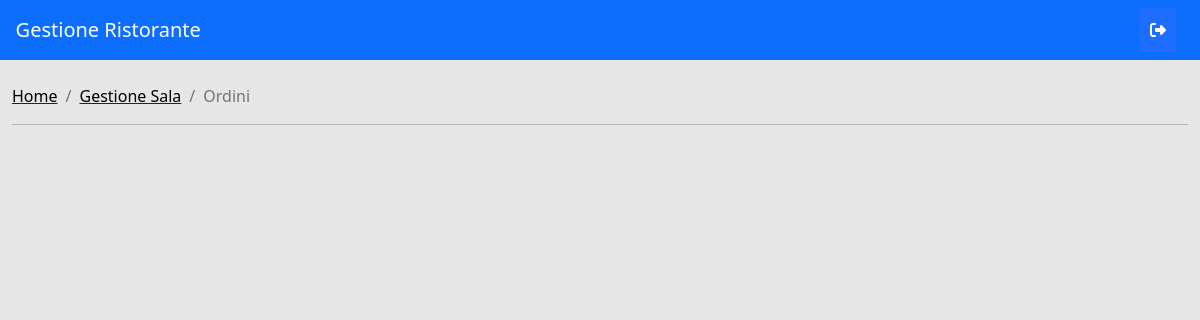
Page /sala/ordini (signed in) on the earlier database version.
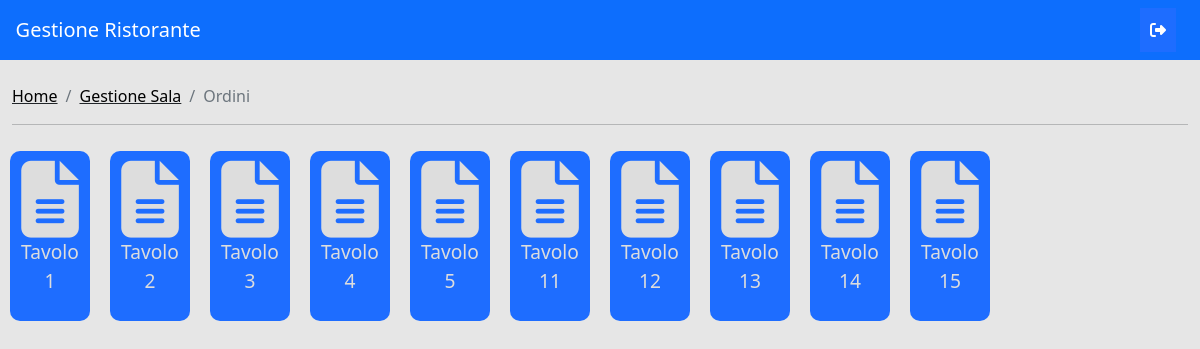
Same page on the later database version.
### gestioneSala/models.py (models this page shows, shortened)
class Tavolo(models.Model):
    nome = models.CharField(max_length=50)
    idSala = models.ForeignKey(Sala, on_delete=CASCADE)
    inGestione = models.BooleanField(default=False)
    class Meta:
        verbose_name = 'Tavolo'
        verbose_name_plural = 'Tavoli'

### gestioneSala/views.py (the view)
# urls.py: path('ordini', views.ordini, name = 'ordini'),
@login_required
def ordini(request):
    tavoliTotali = Tavolo.objects.all().order_by('idSala')
    ordini = Ordine.objects.all()
    tavoliOrdinato = []
    for ordine in ordini:
        tavoliOrdinato.append(ordine.idTavolo)
    return render(request, 'ordini/ordini.html', {'tavoli':tavoliTotali, 'ordini':ordini, 'tavoliordinato':tavoliOrdinato})

### gestioneSala/templates/ordini/ordini.html
{% extends 'navbar.html' %}
{% load static %}
{% block contentHead %}
<link rel="stylesheet" href="{% static 'css/ordini.css' %}">
{% endblock %}
{% block content %}
<div class="container-fluid">
    <nav aria-label="breadcrumb">
        <ol class="breadcrumb">
            <li class="breadcrumb-item"><a href="{% url 'home' %}">Home</a></li>
            <li class="breadcrumb-item"><a href="{% url 'gestioneSala' %}">Gestione Sala</a></li>
            <li class="breadcrumb-item active">Ordini</li>
        </ol>
    </nav>
    <hr>
  </div>
<div class="container-fluid">
    <div class="row">
        {% for tavolo in tavoli %}
        <div  class="col-sm-12 col-md-6 col-lg-1 categoria">
            <a href="{% url 'gestioneOrdine' tavolo.id %}">
                    <button type="submit" {% if tavolo in tavoliordinato %} class="contenutoCategoria ordinato" {% else %} class="contenutoCategoria" {% endif %}>
                        <i class="fas fa-file-alt fa-4x"></i>
                        <p>Tavolo {{tavolo.nome}}</p>
                    </button>
            </a>
        </div>
        {% endfor %}
    </div>
</div>
{% endblock %}

### templates/navbar.html (shortened to what this page needs)
{% extends 'common.html' %}
{% block contentPrincipale %}
<div id="contenutoTotale" x-data="{dialogOpen : false}">
    <nav class="navbar navbar-dark bg-primary">
        <a class="navbar-brand" href="{% url 'home' %}">&nbsp;&nbsp;&nbsp;Gestione Ristorante</a>
        <form class="formLogout" method="POST" action="{% url 'effettuaLogout' %}">
            <button type="submit" class="buttonLogout" hx-get="{%url 'confirmLogout' %}" hx-target="#dialog" @click="dialogOpen=true"><i class="fas fa-sign-out-alt iconaLogout"></i></button>
        </form>
    </nav>
    <br>
    {% block content %}
    {% endblock %}
</div>
{% endblock %}

### templates/common.html (shortened to what this page needs)
{% load static %}
<!DOCTYPE html>
<html>
    <head>
        <link href="https://cdn.jsdelivr.net/npm/bootstrap@5.0.2/dist/css/bootstrap.min.css" rel="stylesheet">
        <link rel="stylesheet" href="{% static 'css/common.css' %}">
        {% block contentHead %}
        {% endblock %}
    </head>
    <body>
        {% block contentPrincipale %}
        {% endblock %}
    </body>
</html>

### static/css/common.css (style rules this page uses)
body { background-color: #e6e6e6; }
a, a:hover { text-decoration: none; color: black; }
.categoria { padding: 10px; }
.contenutoCategoria { border:none; padding: 10px; background-color: rgb(30,109,255); border-radius: 10px; text-align: center; font-size: larger; transition: background-color 0.5s ease-out; color: #dddddd; }
.iconaLogout { color: white; }
.formLogout { margin-right: 2%; }
.buttonLogout { border:none; background-color: rgb(30,109,255); }
.breadcrumb-item { text-decoration: underline; }
.active { text-decoration: none; }

### static/css/ordini.css (style rules this page uses)
button { padding: 10px; }

Differences in the rows shown:
added Tavolo: nome "1"
added Tavolo: nome "2"
added Tavolo: nome "3"
added Tavolo: nome "4"
added Tavolo: nome "5"
added Tavolo: nome "11"
added Tavolo: nome "12"
added Tavolo: nome "13"
added Tavolo: nome "14"
added Tavolo: nome "15"
